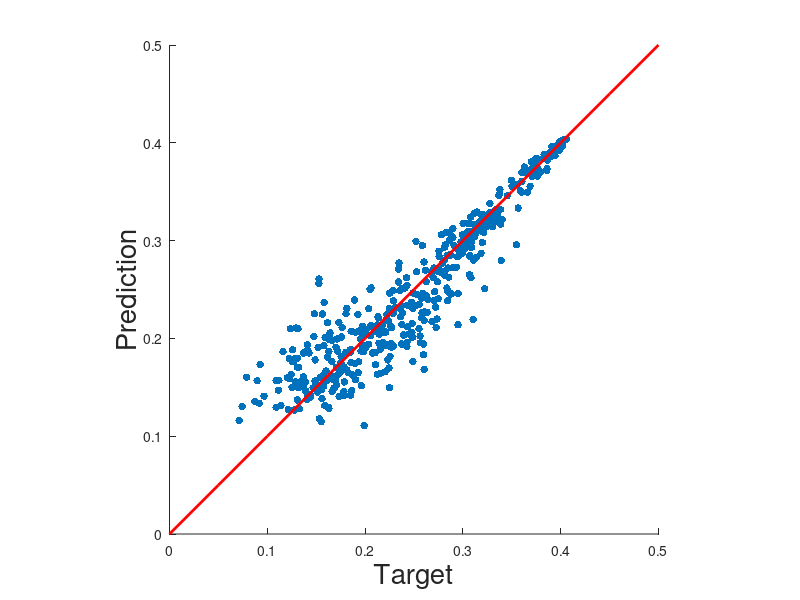

This chart was generated by the following MATLAB code: (Note: this script raises an error after producing the figure.)
clear;
close all;

Corr_NN = csvread('Corr(NN).csv');
Corr_ResNet = csvread('Corr(ResNet).csv');

R_NN = corrcoef(Corr_NN(1, :), Corr_NN(2, :));
R_ResNet = corrcoef(Corr_ResNet(1, :), Corr_ResNet(2, :));

%% NN
figure;
scatter(Corr_NN(1, :), Corr_NN(2, :), 30, 'filled', 'ko');
hold on;
plot(0:0.05:0.5, 0:0.05:0.5, 'r', 'Linewidth', 2);
xlabel('Target', 'Fontsize', 20);
ylabel('Prediction', 'Fontsize', 20);
pbaspect([1 1 1]);
ylim([0 0.5]);
xlim([0 0.5]);
xticks([0 0.1 0.2 0.3 0.4 0.5]);
ax = gca;
ax.FontSize = 15;
ax.FontWeight = 'bold';

%% ResNet
figure;
scatter(Corr_ResNet(1, :), Corr_ResNet(2, :), 30, 'filled', 'ko');
hold on;
plot([0:0.05:0.5], [0:0.05:0.5], 'r', 'Linewidth', 2);
xlabel('Target', 'Fontsize', 20);
ylabel('Prediction', 'Fontsize', 20);
pbaspect([1 1 1]);
ylim([0 0.5]);
xlim([0 0.5]);
xticks([0 0.1 0.2 0.3 0.4 0.5]);
ax = gca;
ax.FontSize = 15;
ax.FontWeight = 'bold';
